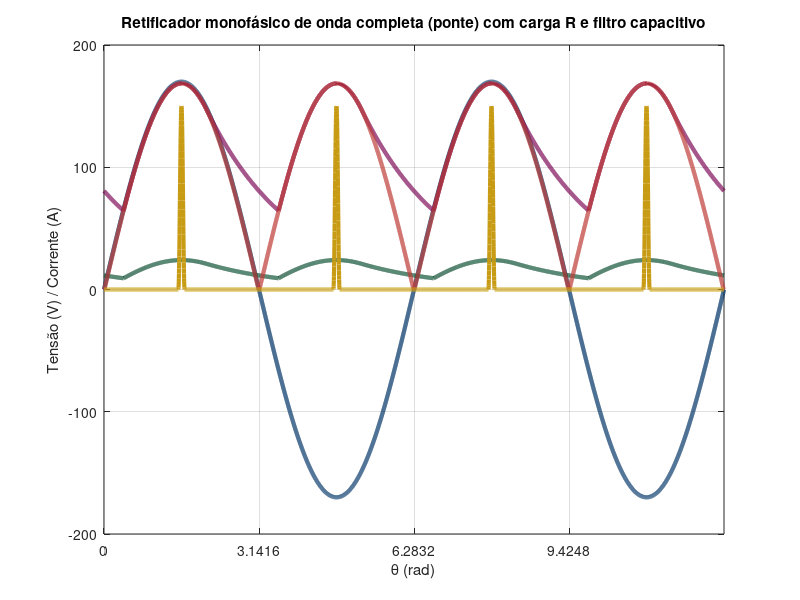

The MATLAB source for this figure: (Note: this script raises an error after producing the figure.)
%% Retificador monofásico de ONDA COMPLETA (ponte) + carga R + filtro capacitivo
% Plota: v_s(t), v_rec(t), v_0(t), i_0(t) e i_D(t) (FORÇADO matematicamente)
% Cores (ordem): maincolor, lilla, darkgreen, red, yellow
% Eixo x em theta (rad) no recorte, começando em 0 com ticks em múltiplos de pi

clear; clc; close all;

% ---- Parâmetros ----
f   = 60;           % Hz
Vm  = 170;          % Vp
R   = 7;           % ohms
C   = 670e-6;       % F
Vd  = 0.7;          % V (queda por diodo) -> ponte: 2 diodos em condução
ncy = 12;           % ciclos simulados
fs  = 200e3;        % Hz

% ---- Tempo ----
T  = 1/f;
dt = 1/fs;
t  = 0:dt:(ncy*T);
N  = numel(t);

% ---- Fonte ----
omega = 2*pi*f;
theta = omega*t;
v_s   = Vm*sin(theta);

% ---- Retificado da ponte (disponível na saída antes do capacitor) ----
v_rec = abs(v_s) - 2*Vd;
v_rec(v_rec < 0) = 0;

% ---- Simulação do filtro capacitivo (modelo clamp/descarga) ----
% Se v_rec > v0_prev => carrega: v0 = v_rec
% Senão => descarga em R: v0(k)=v0(k-1)*exp(-dt/(RC))
v_0 = zeros(1,N);
for k = 2:N
    if v_rec(k) > v_0(k-1)
        v_0(k) = v_rec(k);
    else
        v_0(k) = v_0(k-1)*exp(-dt/(R*C));
    end
end

% ---- Corrente na carga ----
i_0 = v_0 / R;

%% ---- Corrente no diodo FORÇADA (matemática), igual ao meia-onda ----
% Para onda completa, há recarga a cada meio-período (T/2),
% então usamos picos de |sin| em theta = pi/2 + k*pi.
Ipk   = 150;            % <-- pico desejado do pulso (A)
Delta = 0.02*(T/2);    % <-- meia-largura do pulso (s)  (0.01*(T/2) ... 0.05*(T/2))

% picos de |sin| (ponte completa): theta = pi/2 + k*pi
t_peaks = (pi/2 + pi*(0:ceil(2*ncy)))/omega;
t_peaks = t_peaks(t_peaks >= t(1) & t_peaks <= t(end));

i_D = zeros(size(t));

for kk = 1:numel(t_peaks)
    t0  = t_peaks(kk);
    tau = t - t0;

    m = abs(tau) <= Delta;

    % pulso raised-cosine (máximo 1 no centro)
    g = zeros(size(t));
    g(m) = 0.5*(1 + cos(pi*tau(m)/Delta));   % g(0)=1

    i_D = i_D + Ipk*g;   % todos os pulsos com o mesmo pico
end

% ---- Paleta (RGB 0..1) ----
statale.maincolor = [0   51  102]/255;
statale.lilla     = [120 0   80 ]/255;
statale.darkgreen = [0   70  40 ]/255;
statale.red       = [190 60  55 ]/255;
statale.yellow    = [200 155 20 ]/255;

plotColors = [
    statale.maincolor
    statale.lilla
    statale.darkgreen
    statale.red
    statale.yellow
];
set(groot,'defaultAxesColorOrder',plotColors);

LW = 3.0;

%% ---- ESCOLHA DO INTERVALO DE CICLOS PARA PLOTAR ----
plotCycles = [6 7];     % [ciclo_inicial ciclo_final]
c1 = plotCycles(1);
c2 = plotCycles(2);

t1 = (c1-1)*T;
t2 = c2*T;

idx = (t >= t1) & (t <= t2);

thetaP = theta(idx);
thetaRel = thetaP - thetaP(1);

vsP   = v_s(idx);
vrecP = v_rec(idx);
v0P   = v_0(idx);
i0P   = i_0(idx);
iDP   = i_D(idx);

%% ---- Plot ----
figure('Color','w');
plot(thetaRel, vsP,   'Color', plotColors(1,:), 'LineWidth', LW); hold on; % maincolor
plot(thetaRel, v0P,   'Color', plotColors(2,:), 'LineWidth', LW);          % lilla
plot(thetaRel, i0P,   'Color', plotColors(3,:), 'LineWidth', LW);          % darkgreen
plot(thetaRel, vrecP, 'Color', plotColors(4,:), 'LineWidth', LW);          % red
plot(thetaRel, iDP,   'Color', plotColors(5,:), 'LineWidth', LW);          % yellow
grid on;

xlabel('\theta (rad)');
ylabel('Tensão (V) / Corrente (A)');
title('Retificador monofásico de onda completa (ponte) com carga R e filtro capacitivo');

% ---- Ticks em múltiplos de pi a partir de 0 ----
xlim([0, thetaRel(end)]);
k2 = floor(thetaRel(end)/pi);
xt = (0:k2)*pi;
xticks(xt);

m = 0:k2;
labs = strings(size(m));
for kk = 1:numel(m)
    if m(kk) == 0
        labs(kk) = "0";
    elseif m(kk) == 1
        labs(kk) = "\pi";
    else
        labs(kk) = sprintf('%g\\pi', m(kk));
    end
end
xticklabels(labs);

% ---- Legenda + fontes ----
lgd = legend('v_s(t)','v_0(t)','i_0(t)','v_{rec}(t)','i_D(t) (forçado)', 'Location','best');
lgd.FontSize   = 12;
lgd.FontWeight = 'bold';
lgd.Color      = 'none';

ax = gca;
ax.XLabel.FontWeight = 'bold';
ax.YLabel.FontWeight = 'bold';


%% =========================
%  5 MP4s a partir do template .fig (sem precisar do script original)
%  Template: "completa rc.fig"
%  Resolução de render: 300 dpi (exportgraphics)
%  2x mais rápido (metade dos frames)
%  V1: anima v_s
%  V2: v_s fixa + anima v_0
%  V3: v_s,v_0 fixas + anima i_0
%  V4: v_s,v_0,i_0 fixas + anima v_{ret}(t)
%  V5: v_s,v_0,i_0,v_{ret} fixas + anima i_D
%
%  OBS: para o HxW ficar coerente com a FIG:
%  - usamos OuterPosition do template
%  - fixamos OuterPosition antes do export
%  - normalizamos cada frame para HxW (crop/pad)
% =========================

templateFig = "completa rc.fig";
if ~isfile(templateFig)
    error("Não achei '%s' em %s", templateFig, pwd);
end

% Config vídeo
fps     = 30;
durEach = 10;        % segundos por vídeo (antes do "speed")
speed   = 2;         % 2x mais rápido
nFrames = max(60, round(durEach*fps/speed));
resDPI  = 300;       % <-- 300 dpi
quality = 100;

names = ["v_s(t)","v_0(t)","i_0(t)","v_{ret}(t)","i_D(t)"];
outFiles = ["comp_rc_v1_vs.mp4", ...
            "comp_rc_v2_v0.mp4", ...
            "comp_rc_v3_i0.mp4", ...
            "comp_rc_v4_vret.mp4", ...
            "comp_rc_v5_iD.mp4"];

% ---------- 1) Lê os dados e o OuterPosition direto do .fig (uma vez) ----------
fig0 = openfig(templateFig, "new", "invisible");
drawnow;

set(fig0,'Units','pixels');
outer0 = get(fig0,'OuterPosition');          % [x y w h]
outer0(3) = outer0(3) + mod(outer0(3),2);    % w par (H.264)
outer0(4) = outer0(4) + mod(outer0(4),2);    % h par (H.264)

% acha axes principal (evita axes da legenda)
axesList = findall(fig0, "Type","axes");
ax0 = [];
for a = axesList(:).'
    if isgraphics(a.XLabel) && isgraphics(a.YLabel)
        xl = string(a.XLabel.String);
        yl = string(a.YLabel.String);
        if contains(xl, "\theta") && contains(yl, "Tensão")
            ax0 = a; break;
        end
    end
end
if isempty(ax0), ax0 = axesList(1); end

plines0 = findall(ax0, "Type","line");
dn0 = string(get(plines0,"DisplayName"));

hs0 = gobjects(1,5);
for j = 1:5
    idx = find(dn0 == names(j), 1, "first");
    if isempty(idx)
        close(fig0);
        error("Não achei a curva '%s' no template (DisplayName).", names(j));
    end
    hs0(j) = plines0(idx);
end

% dados vindos do .fig
X1 = hs0(1).XData(:);
Y  = zeros(numel(X1), 5);
for j = 1:5
    Y(:,j) = hs0(j).YData(:);
end
N = numel(X1);

% fixa limites globais (evita autoscale enquanto anima)
yMin = min(Y(:)); yMax = max(Y(:));
pad  = 0.05*(yMax - yMin + eps);
YLimFixed = [yMin-pad, yMax+pad];

close(fig0);

reveal = @(y,idx) [y(1:idx); nan(N-idx,1)];

% ---------- 2) Gera 5 vídeos ----------
for vid = 1:5
    fig = openfig(templateFig, "new", "visible");
    drawnow;

    % trava tamanho/layout exatamente pelo OuterPosition do template
    set(fig,'Units','pixels');
    set(fig,'Resize','off');
    set(fig,'OuterPosition', outer0);
    drawnow;

    % acha axes principal
    axesList = findall(fig, "Type","axes");
    ax = [];
    for a = axesList(:).'
        if isgraphics(a.XLabel) && isgraphics(a.YLabel)
            xl = string(a.XLabel.String);
            yl = string(a.YLabel.String);
            if contains(xl, "\theta") && contains(yl, "Tensão")
                ax = a; break;
            end
        end
    end
    if isempty(ax), ax = axesList(1); end

    % fixa escala desde o começo
    set(ax, 'XLim', [X1(1) X1(end)], 'XLimMode','manual');
    set(ax, 'YLim', YLimFixed,       'YLimMode','manual');

    % acha linhas por DisplayName
    plines = findall(ax, "Type","line");
    dn = string(get(plines,"DisplayName"));

    hs = gobjects(1,5);
    for j = 1:5
        idx = find(dn == names(j), 1, "first");
        if isempty(idx)
            close(fig);
            error("Não achei a curva '%s' no template (DisplayName).", names(j));
        end
        hs(j) = plines(idx);
    end

    % fixa XData (preserva estilo)
    set(hs, "XData", X1);

    % estado inicial do vídeo:
    for j = 1:5
        if j < vid
            set(hs(j), "YData", Y(:,j));       % anteriores completas
        else
            set(hs(j), "YData", nan(N,1));     % atual (animará) + futuras vazias
        end
    end
    drawnow;

    % VideoWriter
    vw = VideoWriter(outFiles(vid), "MPEG-4");
    vw.FrameRate = fps;
    vw.Quality   = quality;
    open(vw);
    cleanupObj = onCleanup(@() close(vw));  % evita MP4 0 KB se der erro

    % temp png único por vídeo
    tmpPng = fullfile(tempdir, "frame_tmp_" + string(feature("getpid")) + "_v" + vid + ".png");

    % frame teste (define HxW de referência a partir do export)
    exportgraphics(fig, tmpPng, 'Resolution', resDPI);
    im0 = imread(tmpPng);
    if size(im0,3) == 1, im0 = repmat(im0,1,1,3); end
    H = size(im0,1); W = size(im0,2);

    for k = 1:nFrames
        frac = (k-1)/(nFrames-1);
        idx  = max(2, round(frac*(N-1)) + 1);

        set(hs(vid), "YData", reveal(Y(:,vid), idx));
        drawnow;

        exportgraphics(fig, tmpPng, 'Resolution', resDPI);
        im = imread(tmpPng);
        if size(im,3) == 1, im = repmat(im,1,1,3); end

        % normaliza tamanho fixo (crop/pad sem toolbox)
        im = im(1:min(end,H), 1:min(end,W), :);
        dh = H - size(im,1);
        dw = W - size(im,2);
        if dh > 0 || dw > 0
            im2 = uint8(255*ones(H, W, 3)); % fundo branco
            im2(1:size(im,1), 1:size(im,2), :) = im;
            im = im2;
        end
        im = im(1:end-mod(size(im,1),2), 1:end-mod(size(im,2),2), :);

        writeVideo(vw, im);
    end

    if exist(tmpPng,'file'), delete(tmpPng); end
    clear cleanupObj;  % fecha vw
    close(fig);

    disp("Salvou: " + fullfile(pwd, outFiles(vid)));
end
